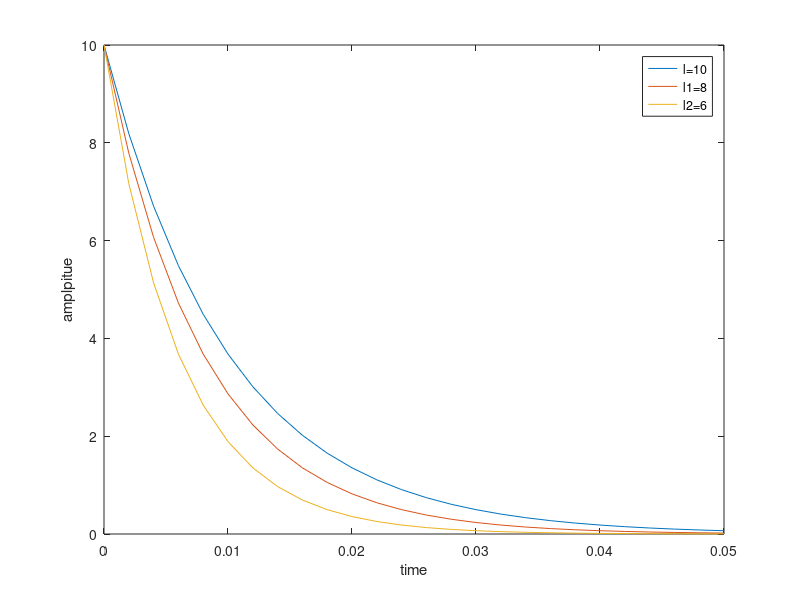

Reproduce this figure in MATLAB.
clc
clear all
Iin=10
l=10
r=1000
T=l/r
t=0:0.002:0.05;
Iout=Iin*exp(-t/T);
plot(t,Iout)
xlabel("time")
ylabel("amplpitue")
l1=8
l2=6
T1=l1/r
T2=l2/r
Iout1=Iin*exp(-t/T1);
Iout2=Iin*exp(-t/T2);
hold on
plot(t,Iout1)
plot(t,Iout2)
legend('l=10','l1=8','l2=6')
print('plot','-dpdf')